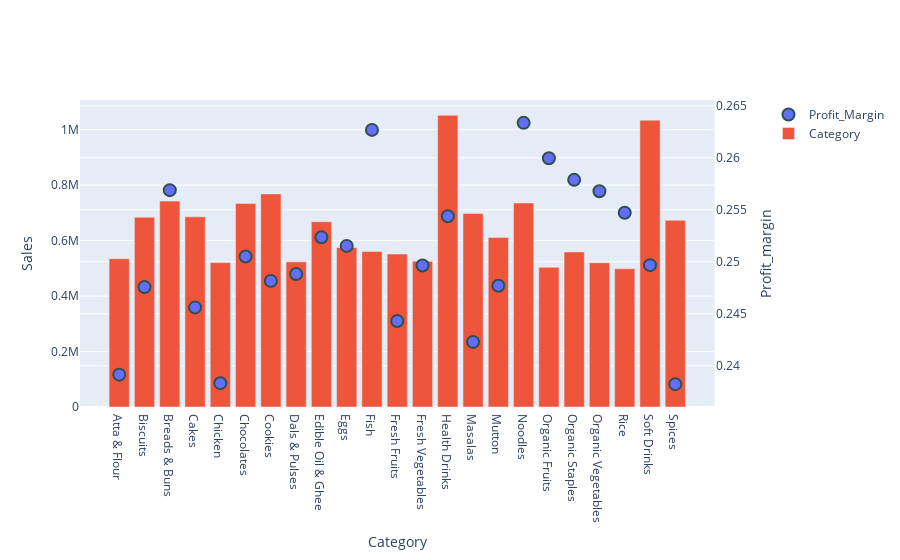

The notebook cell saved with this chart:
### Code cell
fig = make_subplots(specs=[[{"secondary_y": True}]])

fig.add_trace(
    go.Scatter(x=DTSC['Sub Category'], y=DTSC['Profit_Margin'], name="Profit_Margin", mode="markers"),
    secondary_y=True
)

fig.add_trace(
    go.Bar(x=DTSC['Sub Category'], y=DTSC['Sales'],name="Category"),
    secondary_y=False
)

fig.update_xaxes(title_text="Category")

# Set y-axes titles
fig.update_yaxes(title_text="Sales", secondary_y=False)
fig.update_yaxes(title_text="Profit_margin", secondary_y=True)

fig.update_traces(marker=dict(size=12,
                              line=dict(width=2,
                                        color='DarkSlateGrey')),
                  selector=dict(mode='markers'))

fig.show()

### Figure 1 — Plotly figure (JSON) as saved in the notebook; plotly's stock layout.template omitted (floating-point values rounded to 4 significant figures)
{"data": [{"marker": {"line": {"color": "DarkSlateGrey", "width": 2}, "size": 12}, "mode": "markers", "name": "Profit_Margin", "type": "scatter", "x": ["Atta & Flour", "Biscuits", "Breads & Buns", "Cakes", "Chicken", "Chocolates", "Cookies", "Dals & Pulses", "Edible Oil & Ghee", "Eggs", "Fish", "Fresh Fruits", "Fresh Vegetables", "Health Drinks", "Masalas", "Mutton", "Noodles", "Organic Fruits", "Organic Staples", "Organic Vegetables", "Rice", "Soft Drinks", "Spices"], "xaxis": "x", "y": [0.2391, 0.2476, 0.2569, 0.2456, 0.2383, 0.2505, 0.2482, 0.2488, 0.2524, 0.2515, 0.2627, 0.2443, 0.2496, 0.2544, 0.2423, 0.2477, 0.2634, 0.26, 0.2579, 0.2568, 0.2547, 0.2497, 0.2382], "yaxis": "y2"}, {"name": "Category", "type": "bar", "x": ["Atta & Flour", "Biscuits", "Breads & Buns", "Cakes", "Chicken", "Chocolates", "Cookies", "Dals & Pulses", "Edible Oil & Ghee", "Eggs", "Fish", "Fresh Fruits", "Fresh Vegetables", "Health Drinks", "Masalas", "Mutton", "Noodles", "Organic Fruits", "Organic Staples", "Organic Vegetables", "Rice", "Soft Drinks", "Spices"], "xaxis": "x", "y": [534649, 684083, 742586, 685612, 520497, 733898, 768213, 523371, 668086, 575156, 560548, 551212, 525842, 1051439, 697480, 611200, 735435, 503402, 558929, 520271, 498323, 1033874, 672876], "yaxis": "y"}], "layout": {"xaxis": {"anchor": "y", "domain": [0, 0.94], "title": {"text": "Category"}}, "yaxis": {"anchor": "x", "domain": [0, 1], "title": {"text": "Sales"}}, "yaxis2": {"anchor": "x", "overlaying": "y", "side": "right", "title": {"text": "Profit_margin"}}}}
